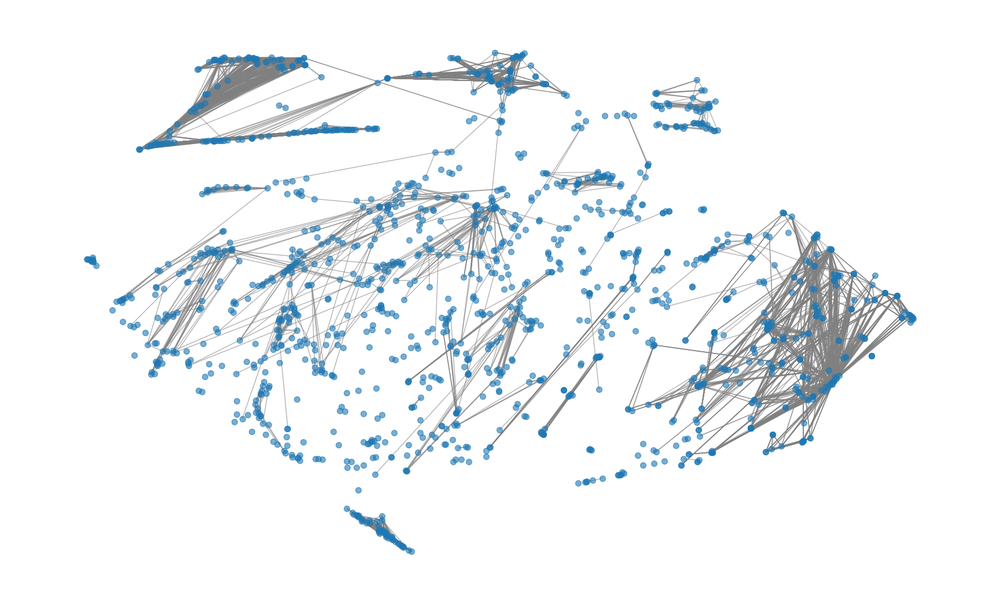
#> input picture get_similar_items/amazon_items_visualized.png, 1000 x 604 px, shrunk from 1728 x 1044 before the run, found by its file name
$ python trapzoid.py
#> lines starting #> are read from the running program, lines starting #| are printed output that depends on the picture
from PIL import Image

def trapezoid_transform(image_path, output_path):
#> called with output_path = 'transformed_image.jpg'
    try:
        image = Image.open(image_path)
#> image is the input picture: PIL image 1000x604 RGBA; mean R, G, B, A 239.9, 243.3, 245.6, 255
    except FileNotFoundError:
        print(f"Error: The file at {image_path} was not found.")
        return
    except OSError:
        print(f"Error: The file at {image_path} is not a valid image.")
        return

    width, height = image.size
#> width = 1000; height = 604

    # 定义新的四个角点，形成梯形
    new_corners = [
        width * 0.2, 0,          # 左上角稍微向右移动
        width * 0.8, 0,          # 右上角稍微向左移动
        width, height,           # 右下角不变
        0, height                # 左下角不变
    ]
#> new_corners = [200, 0, 800, 0, 1000, 604, 0, 604]

    try:
        # 生成新的图像
        transformed_image = image.transform(
            (width, height),
            Image.QUAD,
            data=new_corners,
            resample=Image.BICUBIC
        )
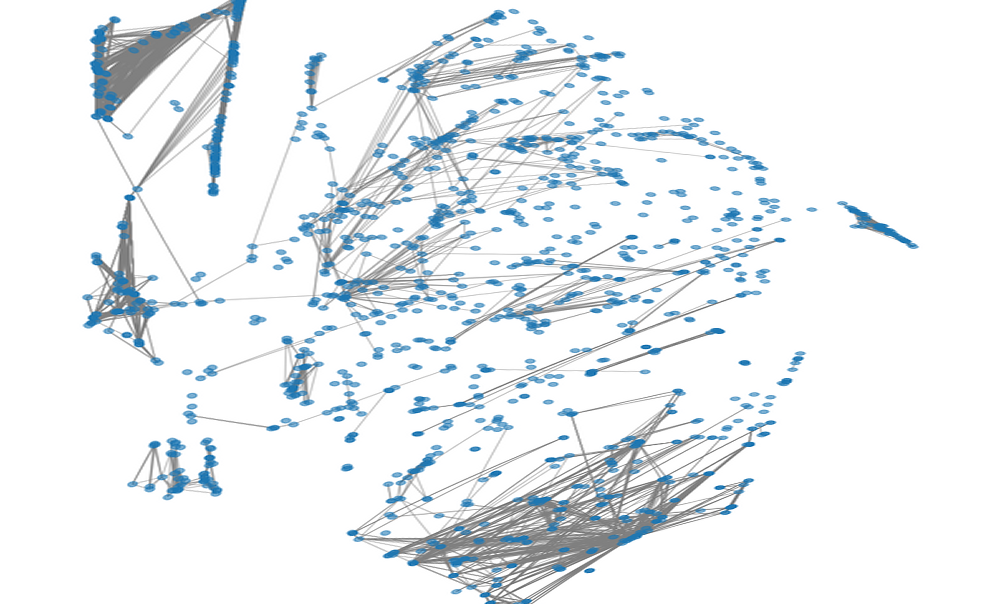
#> transformed_image: PIL image 1000x604 RGBA; mean R, G, B, A 235.3, 239.7, 242.7, 255

        # 将图像转换为 RGB 模式以保存为 JPEG
        if transformed_image.mode == 'RGBA':
            transformed_image = transformed_image.convert('RGB')
#> transformed_image: PIL image 1000x604 RGB

        # 保存图像
        transformed_image.save(output_path, format='JPEG')
        transformed_image.show()
    except Exception as e:
        print(f"An error occurred: {e}")

# 使用示例
trapezoid_transform('/Users/jermainezhao/Get_similar_items/amazon_items_visualized.png', 'transformed_image.jpg')
